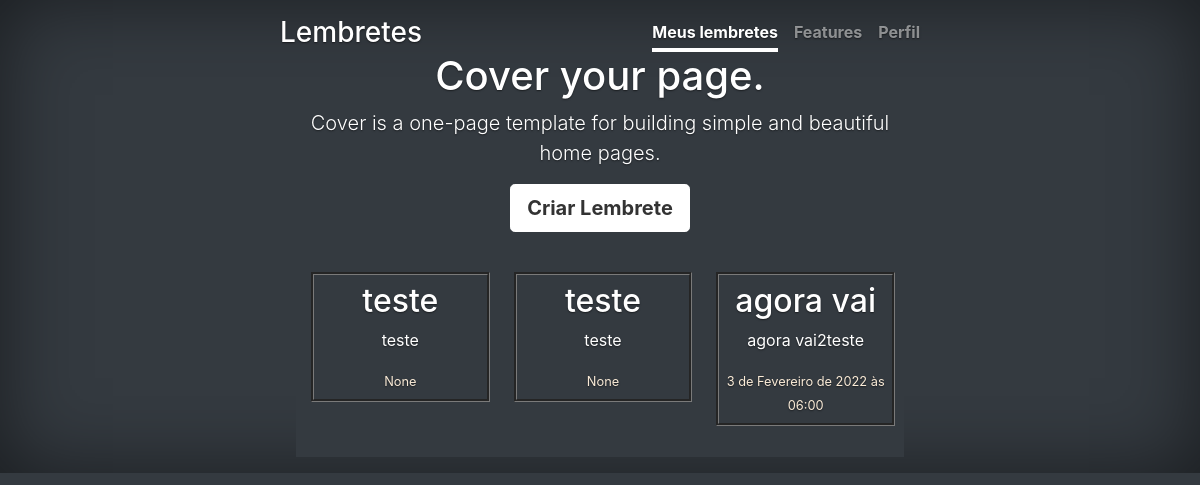
The app's page /, older data.
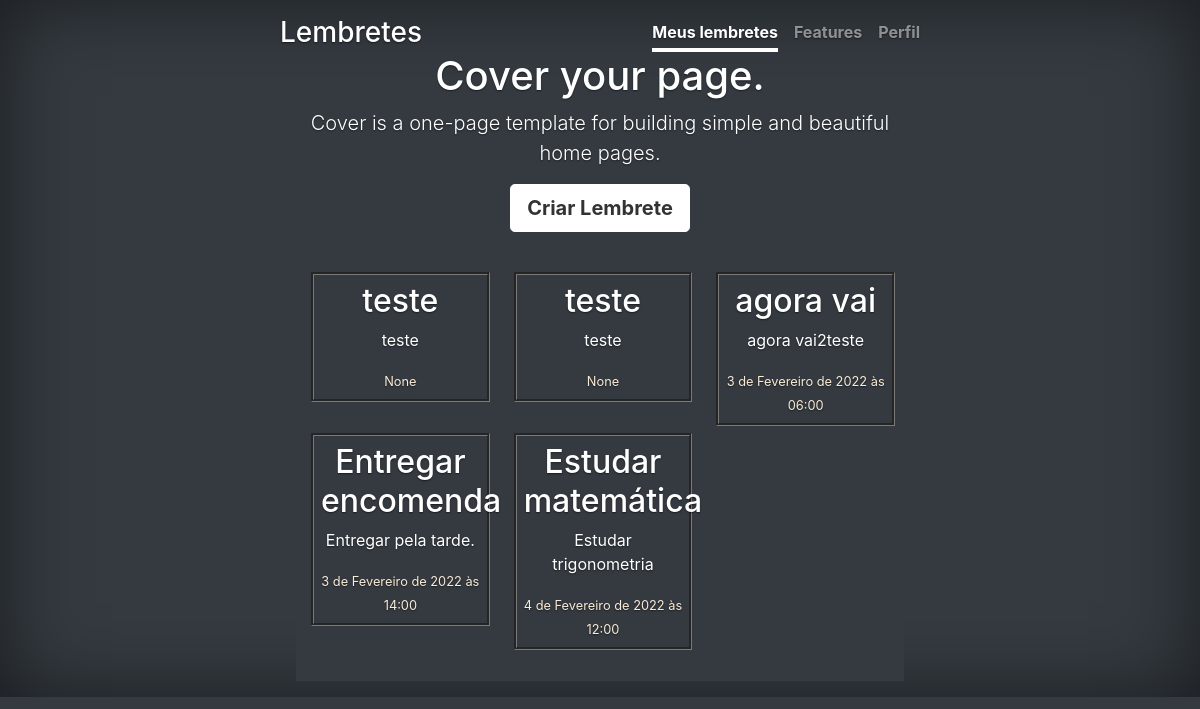
The same page, newer data.
### lembretes/models.py (models this page shows, shortened)
class Lembrete (models.Model):
    nome = models.CharField(max_length=200)
    descricao = models.CharField(max_length=300)
    data_lembrete = models.DateTimeField(verbose_name='Data do Lembrete', null=True)
    file = models.FileField(upload_to="media/", null=True, blank=True)
    ativo = models.BooleanField(default=False)
    usuario = models.ForeignKey(User,on_delete=models.CASCADE, null=True)

### lembretes/views.py (the view)
# urls.py: 2. Add a URL to urlpatterns:  path('', views.home, name='home')
def home(request):
    lembrete = Lembrete.objects.all()
    lembrete = {
        'lembrete': lembrete
    }
    return render(request, "home.html", lembrete)

### lembretes/templates/home.html (shortened to what this page needs)
{% load static %}
<!DOCTYPE html>
<html lang="pt-br">
  <head>
    <link href="https://cdn.jsdelivr.net/npm/bootstrap@5.1.3/dist/css/bootstrap.min.css" rel="stylesheet">
<link href="/docs/5.1/dist/css/bootstrap.min.css" rel="stylesheet">
    <link href="{% static './css/cover.css' %}" rel="stylesheet">
    <link href="{% static './css/style.css' %}" rel="stylesheet">
  </head>
  <body class="d-flex h-100 text-center text-white bg-dark">
    <div class="cover-container d-flex w-100 h-100 p-3 mx-auto flex-column">
      <header class="mb-auto">
        <div>
          <h3 class="float-md-start mb-0">Lembretes</h3>
          <nav class="nav nav-masthead justify-content-center float-md-end">
            <a class="nav-link active" aria-current="page" href="{%url 'home'%}">Meus lembretes</a>
            <a class="nav-link" href="#">Features</a>
            <a class="nav-link" href="{%url 'perfil'%}">Perfil</a>
          </nav>
        </div>
      </header>
        <main class="px-3">
          <h1>Cover your page.</h1>
          <p class="lead">Cover is a one-page template for building simple and beautiful home pages.</p>
          <p class="lead">
          <a href="#" class="btn btn-lg btn-secondary fw-bold border-white bg-white">Criar Lembrete</a>
          </p>
          <div class="album py-4 bg-dark">
            <div class="container-fluid">
              <div class="row">
                {% for i in lembrete %}
                  <div class="col-md-4">
                    <div class="conteudo-lembrete">
                      <h2 class="titulo-lembrete">{{i.nome}}</h2>
                      <p class="descricao-lembrete">{{i.descricao}}</p>
                      <a class="data-lembrete">{{i.data_lembrete}}</a>
                    </div>
                  </div>
                {% endfor %}
              </div>
            </div>
          </div>
        </main>
  </body>
</html>

### static/css/cover.css (style rules this page uses)
.btn-secondary, .btn-secondary:hover, .btn-secondary:focus { color: #333; text-shadow: none; }
body { text-shadow: 0 .05rem .1rem rgba(0, 0, 0, .5); box-shadow: inset 0 0 5rem rgba(0, 0, 0, .5); }
.cover-container { max-width: 42em; }
.nav-masthead .nav-link { padding: .25rem 0; font-weight: 700; color: rgba(255, 255, 255, .5); background-color: transparent; border-bottom: .25rem solid transparent; }
.nav-masthead .nav-link + .nav-link { margin-left: 1rem; }
.nav-masthead .active { color: #fff; border-bottom-color: #fff; }

### static/css/style.css (style rules this page uses)
.conteudo-lembrete { padding: 7px; margin-bottom: 7px; margin-left: 0px; margin-right: -6px; border-style: groove; border-color: rgb(122, 122, 122); justify-content: center; align-items: center; }
.descricao-lembrete { text-decoration: none; font-size: 1rem; }
.data-lembrete { text-decoration: none; color: antiquewhite; font-size: 0.8rem; }

Row changes from the older to the newer data that the page shows:
added Lembrete: nome "Entregar encomenda", descricao "Entregar pela tarde.", data_lembrete "3 de Fevereiro de 2022 às 14:00"
added Lembrete: nome "Estudar matemática", descricao "Estudar trigonometria", data_lembrete "4 de Fevereiro de 2022 às 12:00"
